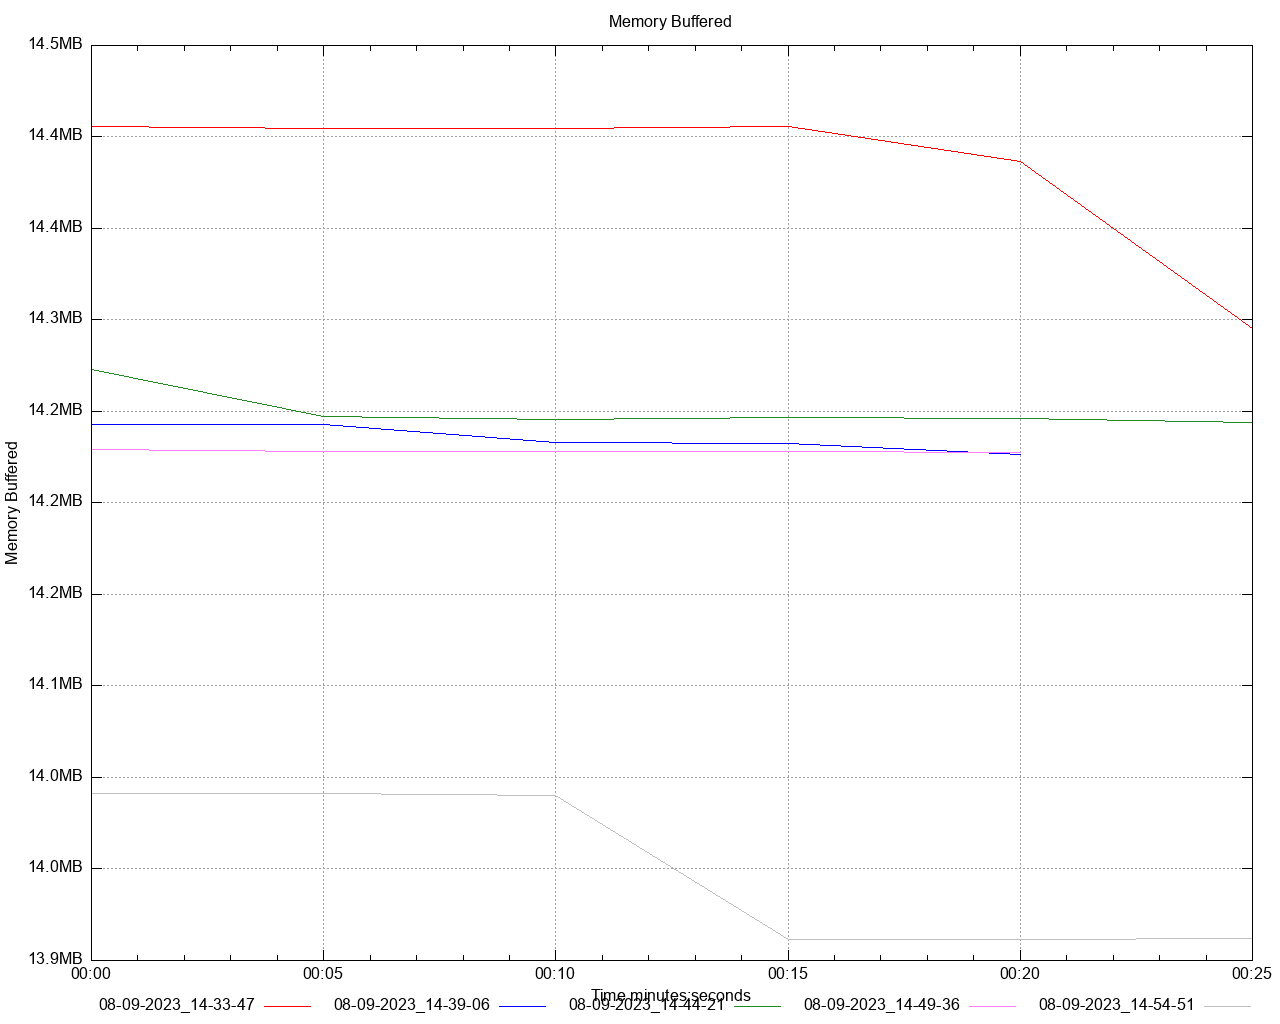

This figure's gnuplot source:
set title 'Memory Buffered' noenhanced
set style data lines
set datafile separator ","
set terminal png size 1280,1024
set grid
set key below
set xdata time
set timefmt "%s"
offset = 0
t0(x)=(offset=($0==0) ? x : offset, x - offset)
set xlabel 'Time minutes:seconds'
set ylabel 'Memory Buffered'
set format y '%.1s%cB'
set output '/Users/gbarnett/git/hazelcast-simulator/atomiclong-3node-member/atomicreference/dstat/memory_buffered_A2.png'
plot \
   '/Users/gbarnett/git/hazelcast-simulator/atomiclong-3node-member/atomicreference/data/memory_buffered_A2_1.data' using (t0(timecolumn(1))):2 title "08-09-2023_14-33-47" noenhanced lt rgb "red", \
   '/Users/gbarnett/git/hazelcast-simulator/atomiclong-3node-member/atomicreference/data/memory_buffered_A2_2.data' using (t0(timecolumn(1))):2 title "08-09-2023_14-39-06" noenhanced lt rgb "blue", \
   '/Users/gbarnett/git/hazelcast-simulator/atomiclong-3node-member/atomicreference/data/memory_buffered_A2_3.data' using (t0(timecolumn(1))):2 title "08-09-2023_14-44-21" noenhanced lt rgb "forest-green", \
   '/Users/gbarnett/git/hazelcast-simulator/atomiclong-3node-member/atomicreference/data/memory_buffered_A2_4.data' using (t0(timecolumn(1))):2 title "08-09-2023_14-49-36" noenhanced lt rgb "orchid", \
   '/Users/gbarnett/git/hazelcast-simulator/atomiclong-3node-member/atomicreference/data/memory_buffered_A2_5.data' using (t0(timecolumn(1))):2 title "08-09-2023_14-54-51" noenhanced lt rgb "grey", \
